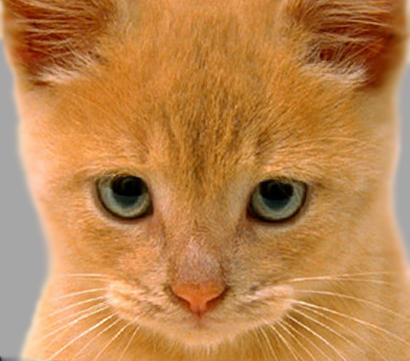
#> input picture Assignment_1/dataset/Data for Hybrid Images/cat.bmp, 410 x 361 px
$ jupyter execute Question5.ipynb
#> lines starting #> are read from the running program, lines starting #| are printed output that depends on the picture
[cell 1]
import numpy as np
import matplotlib.pyplot as plt
from PIL import Image
from skimage import io

## Load imge in Grayscale

[cell 2]
def toGrayscale(img_path):
#> called with img_path = './dataset/Data for Hybrid Images/cat.bmp'
    img = io.imread(img_path, as_gray=True)
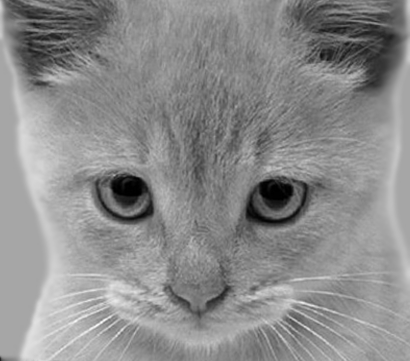
#> img: shape (361, 410) float64; min 0, max 0.993, mean 0.551
    img = np.asarray(img)
    plt.imshow(img,cmap=plt.get_cmap('gray'), vmin=0, vmax=1)
    return img

[cell 3]
path ="./dataset/Data for Hybrid Images/cat.bmp"

[cell 4]
img= toGrayscale(path)

[cell 5]
# img =np.array([[10,20,30],[40,50,60],[70,80,90]])

[cell 6]
h,w = img.shape[0],img.shape[1]
#> h = 361; w = 410
k = np.zeros((h,w))
r = np.zeros((h,w))

## Conv on Image to for horizontal flipping

[cell 7]
for i in range(h):
    for j in range(w):
        k[h-(i+1),j]=1
        r[i,j]=np.multiply(img,np.flip(k)).sum()
        k = np.zeros((h,w))
#> k: shape (361, 410) float64; every value is 0
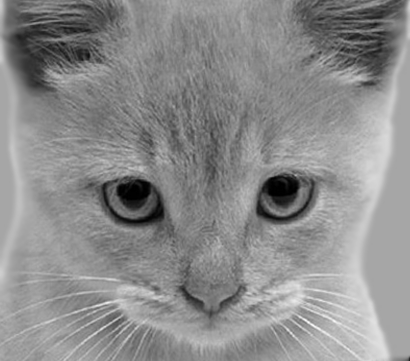
#> r: shape (361, 410) float64; min 0, max 0.993, mean 0.551
